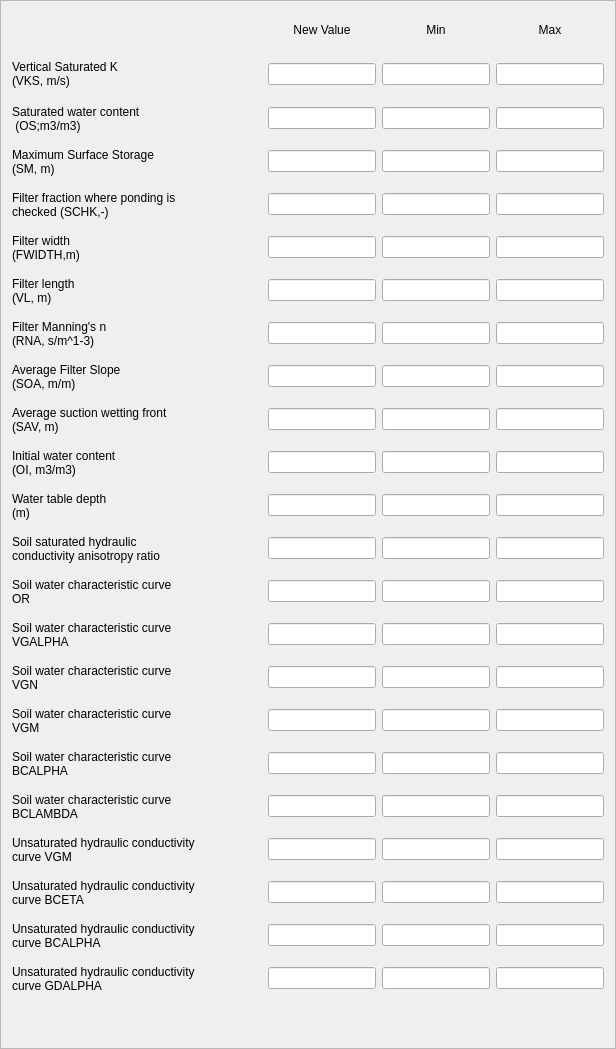
        <widget class="QFrame" name="frame_40">
         <property name="minimumSize">
          <size>
           <width>0</width>
           <height>37</height>
          </size>
         </property>
         <property name="frameShape">
          <enum>QFrame::StyledPanel</enum>
         </property>
         <property name="frameShadow">
          <enum>QFrame::Raised</enum>
         </property>
         <layout class="QGridLayout" name="gridLayout_57">
          <item row="9" column="0" colspan="2">
           <layout class="QHBoxLayout" name="horizontalLayout_84">
            <item>
             <widget class="QLabel" name="label_86">
              <property name="minimumSize">
               <size>
                <width>250</width>
                <height>37</height>
               </size>
              </property>
              <property name="text">
               <string>Filter Manning's n
(RNA, s/m^1-3)</string>
              </property>
             </widget>
            </item>
            <item>
             <widget class="QLineEdit" name="new_manning">
              <property name="alignment">
               <set>Qt::AlignCenter</set>
              </property>
             </widget>
            </item>
            <item>
             <widget class="QLineEdit" name="min_manning">
              <property name="alignment">
               <set>Qt::AlignCenter</set>
              </property>
             </widget>
            </item>
            <item>
             <widget class="QLineEdit" name="max_manning">
              <property name="alignment">
               <set>Qt::AlignCenter</set>
              </property>
             </widget>
            </item>
           </layout>
          </item>
          <item row="0" column="0" colspan="2">
           <layout class="QHBoxLayout" name="horizontalLayout_89">
            <item>
             <widget class="QWidget" name="widget_4" native="true">
              <property name="minimumSize">
               <size>
                <width>250</width>
                <height>0</height>
               </size>
              </property>
             </widget>
            </item>
            <item>
             <widget class="QLabel" name="label_91">
              <property name="minimumSize">
               <size>
                <width>70</width>
                <height>36</height>
               </size>
              </property>
              <property name="text">
               <string>New Value</string>
              </property>
              <property name="alignment">
               <set>Qt::AlignCenter</set>
              </property>
             </widget>
            </item>
            <item>
             <widget class="QLabel" name="label_92">
              <property name="minimumSize">
               <size>
                <width>0</width>
                <height>0</height>
               </size>
              </property>
              <property name="text">
               <string>Min</string>
              </property>
              <property name="alignment">
               <set>Qt::AlignCenter</set>
              </property>
             </widget>
            </item>
            <item>
             <widget class="QLabel" name="label_93">
              <property name="minimumSize">
               <size>
                <width>0</width>
                <height>0</height>
               </size>
              </property>
              <property name="text">
               <string>Max</string>
              </property>
              <property name="alignment">
               <set>Qt::AlignCenter</set>
              </property>
             </widget>
            </item>
           </layout>
          </item>
          <item row="3" column="0" colspan="2">
           <layout class="QHBoxLayout" name="horizontalLayout_83">
            <item>
             <widget class="QLabel" name="label_85">
              <property name="minimumSize">
               <size>
                <width>250</width>
                <height>37</height>
               </size>
              </property>
              <property name="text">
               <string>Saturated water content
 (OS;m3/m3)</string>
              </property>
             </widget>
            </item>
            <item>
             <widget class="QLineEdit" name="new_saturated">
              <property name="alignment">
               <set>Qt::AlignCenter</set>
              </property>
             </widget>
            </item>
            <item>
             <widget class="QLineEdit" name="min_saturated">
              <property name="alignment">
               <set>Qt::AlignCenter</set>
              </property>
             </widget>
            </item>
            <item>
             <widget class="QLineEdit" name="max_saturated">
              <property name="alignment">
               <set>Qt::AlignCenter</set>
              </property>
             </widget>
            </item>
           </layout>
          </item>
          <item row="6" column="0" colspan="2">
           <layout class="QHBoxLayout" name="horizontalLayout_86">
            <item>
             <widget class="QLabel" name="label_88">
              <property name="minimumSize">
               <size>
                <width>250</width>
                <height>37</height>
               </size>
              </property>
              <property name="text">
               <string>Filter fraction where ponding is 
checked (SCHK,-)</string>
              </property>
             </widget>
            </item>
            <item>
             <widget class="QLineEdit" name="new_fraction">
              <property name="alignment">
               <set>Qt::AlignCenter</set>
              </property>
             </widget>
            </item>
            <item>
             <widget class="QLineEdit" name="min_fraction">
              <property name="alignment">
               <set>Qt::AlignCenter</set>
              </property>
             </widget>
            </item>
            <item>
             <widget class="QLineEdit" name="max_fraction">
              <property name="alignment">
               <set>Qt::AlignCenter</set>
              </property>
             </widget>
            </item>
           </layout>
          </item>
          <item row="14" column="0" colspan="2">
           <layout class="QHBoxLayout" name="horizontalLayout_4">
            <item>
             <widget class="QLabel" name="label_2">
              <property name="minimumSize">
               <size>
                <width>250</width>
                <height>37</height>
               </size>
              </property>
              <property name="text">
               <string>Soil saturated hydraulic 
conductivity anisotropy ratio </string>
              </property>
             </widget>
            </item>
            <item>
             <widget class="QLineEdit" name="new_ansiotropy">
              <property name="alignment">
               <set>Qt::AlignCenter</set>
              </property>
             </widget>
            </item>
            <item>
             <widget class="QLineEdit" name="min_ansiotropy">
              <property name="alignment">
               <set>Qt::AlignCenter</set>
              </property>
             </widget>
            </item>
            <item>
             <widget class="QLineEdit" name="max_ansiotropy">
              <property name="alignment">
               <set>Qt::AlignCenter</set>
              </property>
             </widget>
            </item>
           </layout>
          </item>
          <item row="15" column="0" colspan="2">
           <layout class="QHBoxLayout" name="horizontalLayout_5">
            <item>
             <widget class="QLabel" name="label_3">
              <property name="minimumSize">
               <size>
                <width>250</width>
                <height>37</height>
               </size>
              </property>
              <property name="text">
               <string>Soil water characteristic curve 
OR</string>
              </property>
             </widget>
            </item>
            <item>
             <widget class="QLineEdit" name="new_soil_or">
              <property name="alignment">
               <set>Qt::AlignCenter</set>
              </property>
             </widget>
            </item>
            <item>
             <widget class="QLineEdit" name="min_soil_or">
              <property name="alignment">
               <set>Qt::AlignCenter</set>
              </property>
             </widget>
            </item>
            <item>
             <widget class="QLineEdit" name="max_soil_or">
              <property name="alignment">
               <set>Qt::AlignCenter</set>
              </property>
             </widget>
            </item>
           </layout>
          </item>
          <item row="8" column="0" colspan="2">
           <layout class="QHBoxLayout" name="horizontalLayout_88">
            <item>
             <widget class="QLabel" name="label_90">
              <property name="minimumSize">
               <size>
                <width>250</width>
                <height>37</height>
               </size>
              </property>
              <property name="text">
               <string>Filter length
(VL, m)</string>
              </property>
             </widget>
            </item>
            <item>
             <widget class="QLineEdit" name="new_length">
              <property name="alignment">
               <set>Qt::AlignCenter</set>
              </property>
             </widget>
            </item>
            <item>
             <widget class="QLineEdit" name="min_length">
              <property name="alignment">
               <set>Qt::AlignCenter</set>
              </property>
             </widget>
            </item>
            <item>
             <widget class="QLineEdit" name="max_length">
              <property name="alignment">
               <set>Qt::AlignCenter</set>
              </property>
             </widget>
            </item>
           </layout>
          </item>
          <item row="5" column="0" colspan="2">
           <layout class="QHBoxLayout" name="horizontalLayout_93">
            <item>
             <widget class="QLabel" name="label_97">
              <property name="minimumSize">
               <size>
                <width>250</width>
                <height>37</height>
               </size>
              </property>
              <property name="text">
               <string>Maximum Surface Storage 
(SM, m)</string>
              </property>
             </widget>
            </item>
            <item>
             <widget class="QLineEdit" name="new_maximum">
              <property name="alignment">
               <set>Qt::AlignCenter</set>
              </property>
             </widget>
            </item>
            <item>
             <widget class="QLineEdit" name="min_maximum">
              <property name="alignment">
               <set>Qt::AlignCenter</set>
              </property>
             </widget>
            </item>
            <item>
             <widget class="QLineEdit" name="max_maximum">
              <property name="alignment">
               <set>Qt::AlignCenter</set>
              </property>
             </widget>
            </item>
           </layout>
          </item>
          <item row="10" column="0" colspan="2">
           <layout class="QHBoxLayout" name="horizontalLayout_92">
            <item>
             <widget class="QLabel" name="label_96">
              <property name="minimumSize">
               <size>
                <width>250</width>
                <height>37</height>
               </size>
              </property>
              <property name="text">
               <string>Average Filter Slope
(SOA, m/m)</string>
              </property>
             </widget>
            </item>
            <item>
             <widget class="QLineEdit" name="new_slope">
              <property name="alignment">
               <set>Qt::AlignCenter</set>
              </property>
             </widget>
            </item>
            <item>
             <widget class="QLineEdit" name="min_slope">
              <property name="alignment">
               <set>Qt::AlignCenter</set>
              </property>
             </widget>
            </item>
            <item>
             <widget class="QLineEdit" name="max_slope">
              <property name="alignment">
               <set>Qt::AlignCenter</set>
              </property>
             </widget>
            </item>
           </layout>
          </item>
          <item row="7" column="0" colspan="2">
           <layout class="QHBoxLayout" name="horizontalLayout_91">
            <item>
             <widget class="QLabel" name="label_95">
              <property name="minimumSize">
               <size>
                <width>250</width>
                <height>37</height>
               </size>
              </property>
              <property name="text">
               <string>Filter width 
(FWIDTH,m)</string>
              </property>
             </widget>
            </item>
            <item>
             <widget class="QLineEdit" name="new_width">
              <property name="alignment">
               <set>Qt::AlignCenter</set>
              </property>
             </widget>
            </item>
            <item>
             <widget class="QLineEdit" name="min_width">
              <property name="alignment">
               <set>Qt::AlignCenter</set>
              </property>
             </widget>
            </item>
            <item>
             <widget class="QLineEdit" name="max_width">
              <property name="alignment">
               <set>Qt::AlignCenter</set>
              </property>
             </widget>
            </item>
           </layout>
          </item>
          <item row="1" column="0" colspan="2">
           <layout class="QHBoxLayout" name="horizontalLayout_85">
            <item>
             <widget class="QLabel" name="label_87">
              <property name="minimumSize">
               <size>
                <width>250</width>
                <height>40</height>
               </size>
              </property>
              <property name="text">
               <string>Vertical Saturated K 
(VKS, m/s)</string>
              </property>
             </widget>
            </item>
            <item>
             <widget class="QLineEdit" name="new_vertical">
              <property name="alignment">
               <set>Qt::AlignCenter</set>
              </property>
             </widget>
            </item>
            <item>
             <widget class="QLineEdit" name="min_vertical">
              <property name="alignment">
               <set>Qt::AlignCenter</set>
              </property>
             </widget>
            </item>
            <item>
             <widget class="QLineEdit" name="max_vertical">
              <property name="alignment">
               <set>Qt::AlignCenter</set>
              </property>
             </widget>
            </item>
           </layout>
          </item>
          <item row="11" column="0" colspan="2">
           <layout class="QHBoxLayout" name="horizontalLayout_90">
            <item>
             <widget class="QLabel" name="label_94">
              <property name="minimumSize">
               <size>
                <width>250</width>
                <height>37</height>
               </size>
              </property>
              <property name="text">
               <string>Average suction wetting front 
(SAV, m)</string>
              </property>
             </widget>
            </item>
            <item>
             <widget class="QLineEdit" name="new_average">
              <property name="alignment">
               <set>Qt::AlignCenter</set>
              </property>
             </widget>
            </item>
            <item>
             <widget class="QLineEdit" name="min_average">
              <property name="alignment">
               <set>Qt::AlignCenter</set>
              </property>
             </widget>
            </item>
            <item>
             <widget class="QLineEdit" name="max_average">
              <property name="alignment">
               <set>Qt::AlignCenter</set>
              </property>
             </widget>
            </item>
           </layout>
          </item>
          <item row="12" column="0" colspan="2">
           <layout class="QHBoxLayout" name="horizontalLayout_87">
            <item>
             <widget class="QLabel" name="label_89">
              <property name="minimumSize">
               <size>
                <width>250</width>
                <height>37</height>
               </size>
              </property>
              <property name="text">
               <string>Initial water content 
(OI, m3/m3)</string>
              </property>
             </widget>
            </item>
            <item>
             <widget class="QLineEdit" name="new_initial">
              <property name="alignment">
               <set>Qt::AlignCenter</set>
              </property>
             </widget>
            </item>
            <item>
             <widget class="QLineEdit" name="min_initial">
              <property name="alignment">
               <set>Qt::AlignCenter</set>
              </property>
             </widget>
            </item>
            <item>
             <widget class="QLineEdit" name="max_initial">
              <property name="alignment">
               <set>Qt::AlignCenter</set>
              </property>
             </widget>
            </item>
           </layout>
          </item>
          <item row="13" column="0" colspan="2">
           <layout class="QHBoxLayout" name="horizontalLayout_3">
            <item>
             <widget class="QLabel" name="label">
              <property name="minimumSize">
               <size>
                <width>250</width>
                <height>37</height>
               </size>
              </property>
              <property name="text">
               <string>Water table depth
(m)</string>
              </property>
             </widget>
            </item>
            <item>
             <widget class="QLineEdit" name="new_depth">
              <property name="alignment">
               <set>Qt::AlignCenter</set>
              </property>
             </widget>
            </item>
            <item>
             <widget class="QLineEdit" name="min_depth">
              <property name="alignment">
               <set>Qt::AlignCenter</set>
              </property>
             </widget>
            </item>
            <item>
             <widget class="QLineEdit" name="max_depth">
              <property name="alignment">
               <set>Qt::AlignCenter</set>
              </property>
             </widget>
            </item>
           </layout>
          </item>
          <item row="16" column="0" colspan="2">
           <layout class="QHBoxLayout" name="horizontalLayout_6">
            <item>
             <widget class="QLabel" name="label_4">
              <property name="minimumSize">
               <size>
                <width>250</width>
                <height>37</height>
               </size>
              </property>
              <property name="text">
               <string>Soil water characteristic curve 
VGALPHA</string>
              </property>
             </widget>
            </item>
            <item>
             <widget class="QLineEdit" name="new_soil_vgalpha">
              <property name="alignment">
               <set>Qt::AlignCenter</set>
              </property>
             </widget>
            </item>
            <item>
             <widget class="QLineEdit" name="min_soil_vgalpha">
              <property name="alignment">
               <set>Qt::AlignCenter</set>
              </property>
             </widget>
            </item>
            <item>
             <widget class="QLineEdit" name="max_soil_vgalpha">
              <property name="alignment">
               <set>Qt::AlignCenter</set>
              </property>
             </widget>
            </item>
           </layout>
          </item>
          <item row="17" column="0" colspan="2">
           <layout class="QHBoxLayout" name="horizontalLayout_7">
            <item>
             <widget class="QLabel" name="label_5">
              <property name="minimumSize">
               <size>
                <width>250</width>
                <height>37</height>
               </size>
              </property>
              <property name="text">
               <string>Soil water characteristic curve 
VGN</string>
              </property>
             </widget>
            </item>
            <item>
             <widget class="QLineEdit" name="new_soil_vgn">
              <property name="alignment">
               <set>Qt::AlignCenter</set>
              </property>
             </widget>
            </item>
            <item>
             <widget class="QLineEdit" name="min_soil_vgn">
              <property name="alignment">
               <set>Qt::AlignCenter</set>
              </property>
             </widget>
            </item>
            <item>
             <widget class="QLineEdit" name="max_soil_vgn">
              <property name="alignment">
               <set>Qt::AlignCenter</set>
              </property>
             </widget>
            </item>
           </layout>
          </item>
          <item row="18" column="0" colspan="2">
           <layout class="QHBoxLayout" name="horizontalLayout_8">
            <item>
             <widget class="QLabel" name="label_6">
              <property name="minimumSize">
               <size>
                <width>250</width>
                <height>37</height>
               </size>
              </property>
              <property name="text">
               <string>Soil water characteristic curve 
VGM</string>
              </property>
             </widget>
            </item>
            <item>
             <widget class="QLineEdit" name="new_soil_vgm">
              <property name="alignment">
               <set>Qt::AlignCenter</set>
              </property>
             </widget>
            </item>
            <item>
             <widget class="QLineEdit" name="min_soil_vgm">
              <property name="alignment">
               <set>Qt::AlignCenter</set>
              </property>
             </widget>
            </item>
            <item>
             <widget class="QLineEdit" name="max_soil_vgm">
              <property name="alignment">
               <set>Qt::AlignCenter</set>
              </property>
             </widget>
            </item>
           </layout>
          </item>
          <item row="19" column="0" colspan="2">
           <layout class="QHBoxLayout" name="horizontalLayout_9">
            <item>
             <widget class="QLabel" name="label_7">
              <property name="minimumSize">
               <size>
                <width>250</width>
                <height>37</height>
               </size>
              </property>
              <property name="text">
               <string>Soil water characteristic curve 
BCALPHA</string>
              </property>
             </widget>
            </item>
            <item>
             <widget class="QLineEdit" name="new_soil_bcalpha">
              <property name="alignment">
               <set>Qt::AlignCenter</set>
              </property>
             </widget>
            </item>
            <item>
             <widget class="QLineEdit" name="min_soil_bcalpha">
              <property name="alignment">
               <set>Qt::AlignCenter</set>
              </property>
             </widget>
            </item>
            <item>
             <widget class="QLineEdit" name="max_soil_bcalpha">
              <property name="alignment">
               <set>Qt::AlignCenter</set>
              </property>
             </widget>
            </item>
           </layout>
          </item>
          <item row="20" column="0" colspan="2">
           <layout class="QHBoxLayout" name="horizontalLayout_10">
            <item>
             <widget class="QLabel" name="label_8">
              <property name="minimumSize">
               <size>
                <width>250</width>
                <height>37</height>
               </size>
              </property>
              <property name="text">
               <string>Soil water characteristic curve 
BCLAMBDA</string>
              </property>
             </widget>
            </item>
            <item>
             <widget class="QLineEdit" name="new_soil_bclambda">
              <property name="alignment">
               <set>Qt::AlignCenter</set>
              </property>
             </widget>
            </item>
            <item>
             <widget class="QLineEdit" name="min_soil_bclambda">
              <property name="alignment">
               <set>Qt::AlignCenter</set>
              </property>
             </widget>
            </item>
            <item>
             <widget class="QLineEdit" name="max_soil_bclambda">
              <property name="alignment">
               <set>Qt::AlignCenter</set>
              </property>
             </widget>
            </item>
           </layout>
          </item>
          <item row="21" column="0" colspan="2">
           <layout class="QHBoxLayout" name="horizontalLayout_11">
            <item>
             <widget class="QLabel" name="label_9">
              <property name="minimumSize">
               <size>
                <width>250</width>
                <height>37</height>
               </size>
              </property>
              <property name="text">
               <string>Unsaturated hydraulic conductivity 
curve VGM</string>
              </property>
             </widget>
            </item>
            <item>
             <widget class="QLineEdit" name="new_unsaturated_vgm">
              <property name="alignment">
               <set>Qt::AlignCenter</set>
              </property>
             </widget>
            </item>
            <item>
             <widget class="QLineEdit" name="min_unsaturated_vgm">
              <property name="alignment">
               <set>Qt::AlignCenter</set>
              </property>
             </widget>
            </item>
            <item>
             <widget class="QLineEdit" name="max_unsaturated_vgm">
              <property name="alignment">
               <set>Qt::AlignCenter</set>
              </property>
             </widget>
            </item>
           </layout>
          </item>
          <item row="22" column="0" colspan="2">
           <layout class="QHBoxLayout" name="horizontalLayout_12">
            <item>
             <widget class="QLabel" name="label_10">
              <property name="minimumSize">
               <size>
                <width>250</width>
                <height>37</height>
               </size>
              </property>
              <property name="text">
               <string>Unsaturated hydraulic conductivity 
curve BCETA</string>
              </property>
             </widget>
            </item>
            <item>
             <widget class="QLineEdit" name="new_unsaturated_bceta">
              <property name="alignment">
               <set>Qt::AlignCenter</set>
              </property>
             </widget>
            </item>
            <item>
             <widget class="QLineEdit" name="min_unsaturated_bceta">
              <property name="alignment">
               <set>Qt::AlignCenter</set>
              </property>
             </widget>
            </item>
            <item>
             <widget class="QLineEdit" name="max_unsaturated_bceta">
              <property name="alignment">
               <set>Qt::AlignCenter</set>
              </property>
             </widget>
            </item>
           </layout>
          </item>
          <item row="23" column="0" colspan="2">
           <layout class="QHBoxLayout" name="horizontalLayout_13">
            <item>
             <widget class="QLabel" name="label_11">
              <property name="minimumSize">
               <size>
                <width>250</width>
                <height>37</height>
               </size>
              </property>
              <property name="text">
               <string>Unsaturated hydraulic conductivity 
curve BCALPHA</string>
              </property>
             </widget>
            </item>
            <item>
             <widget class="QLineEdit" name="new_unsaturated_bcalpha">
              <property name="alignment">
               <set>Qt::AlignCenter</set>
              </property>
             </widget>
            </item>
            <item>
             <widget class="QLineEdit" name="min_unsaturated_bcalpha">
              <property name="alignment">
               <set>Qt::AlignCenter</set>
              </property>
             </widget>
            </item>
            <item>
             <widget class="QLineEdit" name="max_unsaturated_bcalpha">
              <property name="alignment">
               <set>Qt::AlignCenter</set>
              </property>
             </widget>
            </item>
           </layout>
          </item>
          <item row="24" column="0" colspan="2">
           <layout class="QHBoxLayout" name="horizontalLayout_14">
            <item>
             <widget class="QLabel" name="label_12">
              <property name="minimumSize">
               <size>
                <width>250</width>
                <height>37</height>
               </size>
              </property>
              <property name="text">
               <string>Unsaturated hydraulic conductivity 
curve GDALPHA</string>
              </property>
             </widget>
            </item>
            <item>
             <widget class="QLineEdit" name="new_unsaturated_gdalpha">
              <property name="alignment">
               <set>Qt::AlignCenter</set>
              </property>
             </widget>
            </item>
            <item>
             <widget class="QLineEdit" name="min_unsaturated_gdalpha">
              <property name="alignment">
               <set>Qt::AlignCenter</set>
              </property>
             </widget>
            </item>
            <item>
             <widget class="QLineEdit" name="max_unsaturated_gdalpha">
              <property name="alignment">
               <set>Qt::AlignCenter</set>
              </property>
             </widget>
            </item>
           </layout>
          </item>
          <item row="25" column="0">
           <spacer name="verticalSpacer_2">
            <property name="orientation">
             <enum>Qt::Vertical</enum>
            </property>
            <property name="sizeHint" stdset="0">
             <size>
              <width>20</width>
              <height>40</height>
             </size>
            </property>
           </spacer>
          </item>
         </layout>
        </widget>
